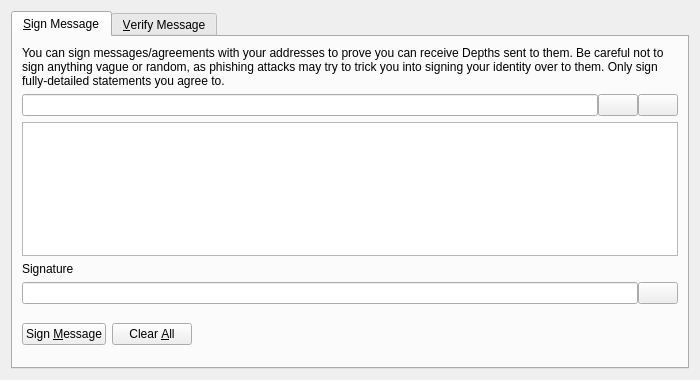
<?xml version="1.0" encoding="UTF-8"?>
<ui version="4.0">
 <class>SignVerifyMessageDialog</class>
 <widget class="QDialog" name="SignVerifyMessageDialog">
  <property name="geometry">
   <rect>
    <x>0</x>
    <y>0</y>
    <width>700</width>
    <height>380</height>
   </rect>
  </property>
  <property name="windowTitle">
   <string>Signatures - Sign / Verify a Message</string>
  </property>
  <property name="modal">
   <bool>true</bool>
  </property>
  <layout class="QVBoxLayout" name="verticalLayout">
   <item>
    <widget class="QTabWidget" name="tabWidget">
     <property name="currentIndex">
      <number>0</number>
     </property>
     <widget class="QWidget" name="tabSignMessage">
      <attribute name="title">
       <string>&amp;Sign Message</string>
      </attribute>
      <layout class="QVBoxLayout" name="verticalLayout_SM">
       <item>
        <widget class="QLabel" name="infoLabel_SM">
         <property name="text">
          <string>You can sign messages/agreements with your addresses to prove you can receive Depths sent to them. Be careful not to sign anything vague or random, as phishing attacks may try to trick you into signing your identity over to them. Only sign fully-detailed statements you agree to.</string>
         </property>
         <property name="textFormat">
          <enum>Qt::PlainText</enum>
         </property>
         <property name="wordWrap">
          <bool>true</bool>
         </property>
        </widget>
       </item>
       <item>
        <layout class="QHBoxLayout" name="horizontalLayout_1_SM">
         <property name="spacing">
          <number>0</number>
         </property>
         <item>
          <widget class="QValidatedLineEdit" name="addressIn_SM">
           <property name="toolTip">
            <string>The Depths address to sign the message with</string>
           </property>
          </widget>
         </item>
         <item>
          <widget class="QPushButton" name="addressBookButton_SM">
           <property name="toolTip">
            <string>Choose previously used address</string>
           </property>
           <property name="text">
            <string/>
           </property>
           <property name="shortcut">
            <string>Alt+A</string>
           </property>
           <property name="autoDefault">
            <bool>false</bool>
           </property>
          </widget>
         </item>
         <item>
          <widget class="QPushButton" name="pasteButton_SM">
           <property name="toolTip">
            <string>Paste address from clipboard</string>
           </property>
           <property name="text">
            <string/>
           </property>
           <property name="shortcut">
            <string>Alt+P</string>
           </property>
           <property name="autoDefault">
            <bool>false</bool>
           </property>
          </widget>
         </item>
        </layout>
       </item>
       <item>
        <widget class="QPlainTextEdit" name="messageIn_SM">
         <property name="toolTip">
          <string>Enter the message you want to sign here</string>
         </property>
        </widget>
       </item>
       <item>
        <widget class="QLabel" name="signatureLabel_SM">
         <property name="text">
          <string>Signature</string>
         </property>
         <property name="textFormat">
          <enum>Qt::PlainText</enum>
         </property>
        </widget>
       </item>
       <item>
        <layout class="QHBoxLayout" name="horizontalLayout_2_SM">
         <property name="spacing">
          <number>0</number>
         </property>
         <item>
          <widget class="QLineEdit" name="signatureOut_SM">
           <property name="font">
            <font>
             <italic>true</italic>
            </font>
           </property>
           <property name="readOnly">
            <bool>true</bool>
           </property>
          </widget>
         </item>
         <item>
          <widget class="QPushButton" name="copySignatureButton_SM">
           <property name="toolTip">
            <string>Copy the current signature to the system clipboard</string>
           </property>
           <property name="text">
            <string/>
           </property>
           <property name="autoDefault">
            <bool>false</bool>
           </property>
          </widget>
         </item>
        </layout>
       </item>
       <item>
        <layout class="QHBoxLayout" name="horizontalLayout_3_SM">
         <item>
          <widget class="QPushButton" name="signMessageButton_SM">
           <property name="toolTip">
            <string>Sign the message to prove you own this Depths address</string>
           </property>
           <property name="text">
            <string>Sign &amp;Message</string>
           </property>
           <property name="autoDefault">
            <bool>false</bool>
           </property>
          </widget>
         </item>
         <item>
          <widget class="QPushButton" name="clearButton_SM">
           <property name="toolTip">
            <string>Reset all sign message fields</string>
           </property>
           <property name="text">
            <string>Clear &amp;All</string>
           </property>
           <property name="autoDefault">
            <bool>false</bool>
           </property>
          </widget>
         </item>
         <item>
          <spacer name="horizontalSpacer_1_SM">
           <property name="orientation">
            <enum>Qt::Horizontal</enum>
           </property>
           <property name="sizeHint" stdset="0">
            <size>
             <width>40</width>
             <height>48</height>
            </size>
           </property>
          </spacer>
         </item>
         <item>
          <widget class="QLabel" name="statusLabel_SM">
           <property name="font">
            <font>
             <weight>75</weight>
             <bold>true</bold>
            </font>
           </property>
           <property name="text">
            <string/>
           </property>
           <property name="wordWrap">
            <bool>true</bool>
           </property>
          </widget>
         </item>
         <item>
          <spacer name="horizontalSpacer_2_SM">
           <property name="orientation">
            <enum>Qt::Horizontal</enum>
           </property>
           <property name="sizeHint" stdset="0">
            <size>
             <width>40</width>
             <height>48</height>
            </size>
           </property>
          </spacer>
         </item>
        </layout>
       </item>
      </layout>
     </widget>
     <widget class="QWidget" name="tabVerifyMessage">
      <attribute name="title">
       <string>&amp;Verify Message</string>
      </attribute>
      <layout class="QVBoxLayout" name="verticalLayout_VM">
       <item>
        <widget class="QLabel" name="infoLabel_VM">
         <property name="text">
          <string>Enter the receiver's address, message (ensure you copy line breaks, spaces, tabs, etc. exactly) and signature below to verify the message. Be careful not to read more into the signature than what is in the signed message itself, to avoid being tricked by a man-in-the-middle attack. Note that this only proves the signing party receives with the address, it cannot prove sendership of any transaction!</string>
         </property>
         <property name="textFormat">
          <enum>Qt::PlainText</enum>
         </property>
         <property name="alignment">
          <set>Qt::AlignLeading|Qt::AlignLeft|Qt::AlignTop</set>
         </property>
         <property name="wordWrap">
          <bool>true</bool>
         </property>
        </widget>
       </item>
       <item>
        <layout class="QHBoxLayout" name="horizontalLayout_1_VM">
         <property name="spacing">
          <number>0</number>
         </property>
         <item>
          <widget class="QValidatedLineEdit" name="addressIn_VM">
           <property name="toolTip">
            <string>The Depths address the message was signed with</string>
           </property>
          </widget>
         </item>
         <item>
          <widget class="QPushButton" name="addressBookButton_VM">
           <property name="toolTip">
            <string>Choose previously used address</string>
           </property>
           <property name="text">
            <string/>
           </property>
           <property name="shortcut">
            <string>Alt+A</string>
           </property>
           <property name="autoDefault">
            <bool>false</bool>
           </property>
          </widget>
         </item>
        </layout>
       </item>
       <item>
        <widget class="QPlainTextEdit" name="messageIn_VM"/>
       </item>
       <item>
        <widget class="QValidatedLineEdit" name="signatureIn_VM"/>
       </item>
       <item>
        <layout class="QHBoxLayout" name="horizontalLayout_2_VM">
         <item>
          <widget class="QPushButton" name="verifyMessageButton_VM">
           <property name="toolTip">
            <string>Verify the message to ensure it was signed with the specified Depths address</string>
           </property>
           <property name="text">
            <string>Verify &amp;Message</string>
           </property>
           <property name="autoDefault">
            <bool>false</bool>
           </property>
          </widget>
         </item>
         <item>
          <widget class="QPushButton" name="clearButton_VM">
           <property name="toolTip">
            <string>Reset all verify message fields</string>
           </property>
           <property name="text">
            <string>Clear &amp;All</string>
           </property>
           <property name="autoDefault">
            <bool>false</bool>
           </property>
          </widget>
         </item>
         <item>
          <spacer name="horizontalSpacer_1_VM">
           <property name="orientation">
            <enum>Qt::Horizontal</enum>
           </property>
           <property name="sizeHint" stdset="0">
            <size>
             <width>40</width>
             <height>48</height>
            </size>
           </property>
          </spacer>
         </item>
         <item>
          <widget class="QLabel" name="statusLabel_VM">
           <property name="font">
            <font>
             <weight>75</weight>
             <bold>true</bold>
            </font>
           </property>
           <property name="text">
            <string/>
           </property>
           <property name="wordWrap">
            <bool>true</bool>
           </property>
          </widget>
         </item>
         <item>
          <spacer name="horizontalSpacer_2_VM">
           <property name="orientation">
            <enum>Qt::Horizontal</enum>
           </property>
           <property name="sizeHint" stdset="0">
            <size>
             <width>40</width>
             <height>48</height>
            </size>
           </property>
          </spacer>
         </item>
        </layout>
       </item>
      </layout>
     </widget>
    </widget>
   </item>
  </layout>
 </widget>
 <customwidgets>
  <customwidget>
   <class>QValidatedLineEdit</class>
   <extends>QLineEdit</extends>
   <header>qvalidatedlineedit.h</header>
  </customwidget>
 </customwidgets>
 <resources>
  <include location="../Depths.qrc"/>
 </resources>
 <connections/>
</ui>
